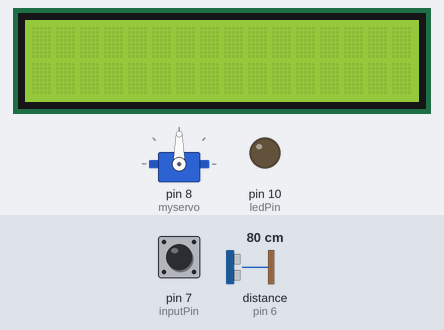
Simulated run of this sketch. Board: Arduino Uno, built with avr-gcc and run on an emulated ATmega328P. On the bench: 16×2 character LCD, servo, output pins drawn as LEDs (lit = HIGH). Wiring (inferred from the names in the program): ultrasonic range finder: trigger pin 9; echo pin 6. The inputs (shaded band) are chosen by the test bench; at power-on: distance to the obstacle (sensor on pin 6) 80 cm, pin 7 (inputPin) HIGH. The echo pulse lasts 58.3 µs per cm; pins used as bus, display or sensor lines are not drawn.

Above: at 1.3 s.
1.4 s: distance to the obstacle (sensor on pin 6) set to 2 cm
At 2.2 s:
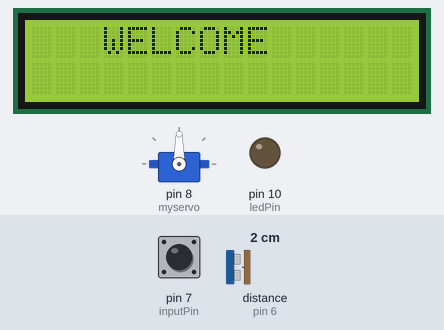
4.4 s: pin 7 (inputPin) pulled LOW for 0.15 s
At 4.9 s:
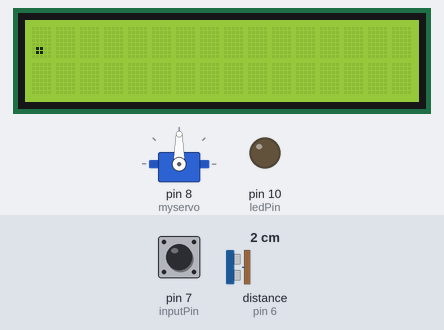
5.1 s: pin 7 (inputPin) pulled LOW for 3.2 s
At 9.12 s:
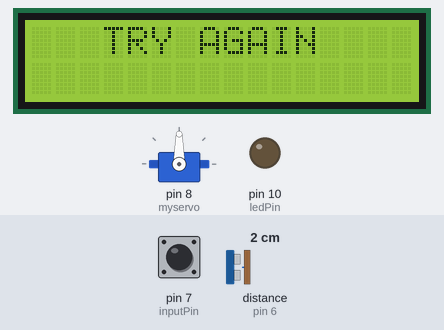
10.4 s: distance to the obstacle (sensor on pin 6) set to 4 cm
Timing chart, 0 to 13.4 s (numbered marks = the images above; inputs shaded):
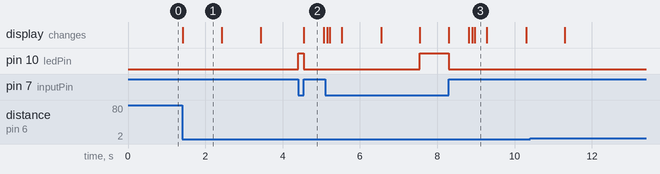

Measured:
- after the input at 1.4 s, the display: changes at once (image 1)
- after the input at 4.4 s, pin 10 (ledPin): LOW → HIGH at once, → LOW 0.15 s later; the display: changes after 0.15 s (image 2)
- after the input at 5.1 s, pin 10 (ledPin): LOW → HIGH after 2.5 s, → LOW 0.75 s later
- what the display in image 1 shows lasts 1.0 s, from 1.4 s to 2.4 s
- what the display in image 2 shows lasts 0.5 s, from 4.6 s to 5.1 s

The sketch:

sketch.ino
```cpp
#include <LiquidCrystal_I2C.h>
#include <Wire.h>
#include <Servo.h>
#define echoPin 6
#define trigPin 9
//const int rs = 12, en = 11, d4 = 5, d5 = 4, d6 = 3, d7 = 2;
//LiquidCrystal lcd(rs, en, d4, d5, d6, d7);
unsigned long pres_len = 0, rel_time, pres_time = 0, old_time_len = 0, old_pres = 0, space = 0;

LiquidCrystal_I2C lcd(0x27,16,2);

int min_delay = 10;

int sensor = 1;
int state = LOW;
int val = 0;

unsigned long signal_len,t1,t2;
int inputPin = 7;
int ledPin = 10;
int led_Pin = 12;
String code = "";
String CODE = "";

Servo myservo;
int pos = 180;
long duration;
int distance;

void setup() {
 lcd.init();
 lcd.backlight();
   pinMode(sensor, INPUT);
  myservo.attach(8);
    lcd.begin(16, 2);
  Serial.begin(9600);
pinMode(trigPin, OUTPUT);
pinMode(echoPin, INPUT);
  pinMode(inputPin, INPUT_PULLUP);
  pinMode(ledPin,OUTPUT);
  }

void ServoOpen()
{
  for (pos = 180; pos >= 0; pos -= 5) { // goes from 0 degrees to 180 degrees
    // in steps of 1 degree
    myservo.write(pos);              // tell servo to go to position in variable 'pos'
    delay(15);                       // waits 15ms for the servo to reach the position
  }
}

void ServoClose()
{
  for (pos = 0; pos <= 180; pos += 5) { // goes from 180 degrees to 0 degrees
    myservo.write(pos);              // tell servo to go to position in variable 'pos'
    delay(15);                       // waits 15ms for the servo to reach the position
  }
}


void loop()
{
  UL :
  digitalWrite(trigPin, LOW);
  delayMicroseconds(2);

  // Sets the trigPin HIGH (ACTIVE) for 10 microseconds
  digitalWrite(trigPin, HIGH);
  delayMicroseconds(10);
  digitalWrite(trigPin, LOW);

  // Reads the echoPin, returns the sound wave travel time in microseconds
  duration = pulseIn(echoPin, HIGH);

// Calculating the distance
distance = duration * 0.034 / 2;

if(distance <= 30)
  { lcd.setCursor(3,0);
  lcd.print("WELCOME");
  delay(1000);
  lcd.setCursor(3,0);
  lcd.print("ENTER YOUR");
  lcd.setCursor (5,1);
lcd.print("C O D E");
delay(1000);
lcd.clear();
  }
  else{
    goto UL;
  }
NextDotDash:
  while (digitalRead(inputPin) == HIGH) {}
  t1 = millis();                            //time at button press
  digitalWrite(ledPin, HIGH);               //LED on while button pressed
  while (digitalRead(inputPin) == LOW) {}
  t2 = millis();                            //time at button release
  digitalWrite(ledPin, LOW);                //LED off on button release
  signal_len = t2 - t1;                    //time for which button is pressed

  if (signal_len > 50 && distance <= 30)                      //to account for switch debouncing
  {

    code += readio_1();                     //function to read dot or dash

  }

  CODE = "---.--..-."; //"---.--..-."; // O P E N

  while ((millis() - t2) < 500)    //if time between button press greater than 0.5sec, skip loop
  {
    if (digitalRead(inputPin) == LOW)
    {
      goto NextDotDash;

    }
  }
  CODER();

}

String readio_1()
{
  if (signal_len < 600 && signal_len > 50)
  {
   lcd.print(".");
    return ".";                        //if button press less than 0.6sec, it is a dot
  }
  else if (signal_len > 600)
  {
   lcd.print("-");
    return "-";                       //if button press more than 0.6sec, it is a dash
}
    }

void CODER()
{

  int i = 0;
readio_1();
 val = digitalRead(sensor);
 if (code == CODE)          // The declared code =  ---.--..-. - OPEN
 {
  digitalWrite(led_Pin, HIGH);
  delay(100);
  digitalWrite(led_Pin, LOW);
 lcd.clear();
 lcd.setCursor(6,1);
           lcd.print("OPENED");
           delay(1000);
            lcd.setCursor(5,0);
            lcd.print("WELCOME");
             delay(1000);
               ServoOpen();
         lcd.clear();

         delay(1000);
            val = digitalRead(sensor);
            AGAIN :
           if(val = digitalRead(sensor),val == HIGH){
             lcd.print("DETECTED");
             delay(1000);
             lcd.clear();
             delay(2000);
             RECHECK :
             if(val = digitalRead(sensor), val == HIGH){
               lcd.print("WAITING TO CLOSE");
               delay(1000);
               lcd.clear();
               delay(3000);
               goto RECHECK;
             }
             lcd.print("CLOSING");
             delay(1000);
              ServoClose();
               lcd.clear();
       }
       else{
goto AGAIN;
       }
 }

else
{
  lcd.setCursor(3,1);
  lcd.print("WRONG CODE");
  delay(100);
  lcd.clear();
  delay(50);
  lcd.setCursor(3,0);
  lcd.print("TRY AGAIN");
  delay(300);
  lcd.clear();
}
code = "";
}
```
